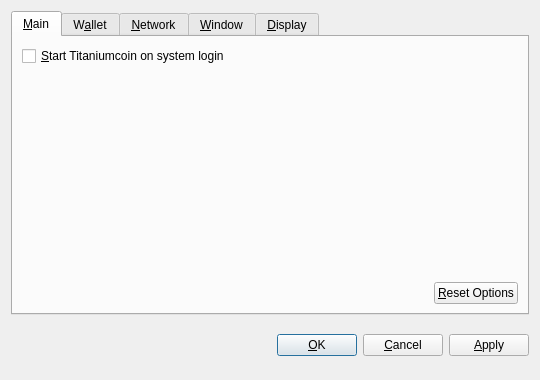
<?xml version="1.0" encoding="UTF-8"?>
<ui version="4.0">
 <class>OptionsDialog</class>
 <widget class="QDialog" name="OptionsDialog">
  <property name="geometry">
   <rect>
    <x>0</x>
    <y>0</y>
    <width>540</width>
    <height>380</height>
   </rect>
  </property>
  <property name="windowTitle">
   <string>Options</string>
  </property>
  <property name="modal">
   <bool>true</bool>
  </property>
  <layout class="QVBoxLayout" name="verticalLayout">
   <item>
    <widget class="QTabWidget" name="tabWidget">
     <property name="tabPosition">
      <enum>QTabWidget::North</enum>
     </property>
     <property name="currentIndex">
      <number>0</number>
     </property>
     <widget class="QWidget" name="tabMain">
      <attribute name="title">
       <string>&amp;Main</string>
      </attribute>
      <layout class="QVBoxLayout" name="verticalLayout_Main">
       <item>
        <widget class="QCheckBox" name="bitcoinAtStartup">
         <property name="toolTip">
          <string>Automatically start Titaniumcoin after logging in to the system.</string>
         </property>
         <property name="text">
          <string>&amp;Start Titaniumcoin on system login</string>
         </property>
        </widget>
       </item>
       <item>
        <spacer name="verticalSpacer_Main">
         <property name="orientation">
          <enum>Qt::Vertical</enum>
         </property>
         <property name="sizeHint" stdset="0">
          <size>
           <width>20</width>
           <height>40</height>
          </size>
         </property>
        </spacer>
       </item>
       <item>
        <layout class="QHBoxLayout" name="horizontalLayout_2_Main">
         <item>
          <spacer name="horizontalSpacer_2_Main">
           <property name="orientation">
            <enum>Qt::Horizontal</enum>
           </property>
           <property name="sizeHint" stdset="0">
            <size>
             <width>40</width>
             <height>20</height>
            </size>
           </property>
          </spacer>
         </item>
         <item>
          <widget class="QPushButton" name="resetButton">
           <property name="toolTip">
            <string>Reset all client options to default.</string>
           </property>
           <property name="text">
            <string>&amp;Reset Options</string>
           </property>
           <property name="autoDefault">
            <bool>false</bool>
           </property>
          </widget>
         </item>
        </layout>
       </item>
      </layout>
     </widget>
     <widget class="QWidget" name="tabWallet">
      <attribute name="title">
       <string>W&amp;allet</string>
      </attribute>
      <layout class="QVBoxLayout" name="verticalLayout_Network">
       <item>
        <widget class="QLabel" name="transactionFeeInfoLabel">
         <property name="text">
          <string>Optional transaction fee per kB that helps make sure your transactions are processed quickly. Most transactions are 1 kB.</string>
         </property>
         <property name="textFormat">
          <enum>Qt::PlainText</enum>
         </property>
         <property name="wordWrap">
          <bool>true</bool>
         </property>
        </widget>
       </item>
       <item>
        <layout class="QHBoxLayout" name="horizontalLayout_1_Main">
         <item>
          <widget class="QLabel" name="transactionFeeLabel">
           <property name="text">
            <string>Pay transaction &amp;fee</string>
           </property>
           <property name="textFormat">
            <enum>Qt::PlainText</enum>
           </property>
           <property name="buddy">
            <cstring>transactionFee</cstring>
           </property>
          </widget>
         </item>
         <item>
          <widget class="BitcoinAmountField" name="transactionFee"/>
         </item>
         <item>
          <spacer name="horizontalSpacer_1_Main">
           <property name="orientation">
            <enum>Qt::Horizontal</enum>
           </property>
           <property name="sizeHint" stdset="0">
            <size>
             <width>40</width>
             <height>20</height>
            </size>
           </property>
          </spacer>
         </item>
        </layout>
       </item>
       <item>
        <widget class="QLabel" name="label">
         <property name="text">
          <string>If you disable the spending of unconfirmed change, the change from a transaction cannot be used until that transaction has at least one confirmation. This also affects how your balance is computed.</string>
         </property>
         <property name="wordWrap">
          <bool>true</bool>
         </property>
        </widget>
       </item>
       <item>
        <widget class="QCheckBox" name="spendZeroConfChange">
         <property name="text">
          <string>Spend unconfirmed change  (experts only)</string>
         </property>
        </widget>
       </item>
       <item>
        <spacer name="verticalSpacer">
         <property name="orientation">
          <enum>Qt::Vertical</enum>
         </property>
         <property name="sizeHint" stdset="0">
          <size>
           <width>20</width>
           <height>40</height>
          </size>
         </property>
        </spacer>
       </item>
      </layout>
     </widget>
     <widget class="QWidget" name="tabNetwork">
      <attribute name="title">
       <string>&amp;Network</string>
      </attribute>
      <layout class="QVBoxLayout" name="verticalLayout_Network">
       <item>
        <widget class="QCheckBox" name="mapPortUpnp">
         <property name="toolTip">
          <string>Automatically open the Titaniumcoin client port on the router. This only works when your router supports UPnP and it is enabled.</string>
         </property>
         <property name="text">
          <string>Map port using &amp;UPnP</string>
         </property>
        </widget>
       </item>
       <item>
        <widget class="QCheckBox" name="connectSocks">
         <property name="toolTip">
          <string>Connect to the Titaniumcoin network through a SOCKS proxy (e.g. when connecting through Tor).</string>
         </property>
         <property name="text">
          <string>&amp;Connect through SOCKS proxy:</string>
         </property>
        </widget>
       </item>
       <item>
        <layout class="QHBoxLayout" name="horizontalLayout_Network">
         <item>
          <widget class="QLabel" name="proxyIpLabel">
           <property name="text">
            <string>Proxy &amp;IP:</string>
           </property>
           <property name="textFormat">
            <enum>Qt::PlainText</enum>
           </property>
           <property name="buddy">
            <cstring>proxyIp</cstring>
           </property>
          </widget>
         </item>
         <item>
          <widget class="QValidatedLineEdit" name="proxyIp">
           <property name="maximumSize">
            <size>
             <width>140</width>
             <height>16777215</height>
            </size>
           </property>
           <property name="toolTip">
            <string>IP address of the proxy (e.g. 127.0.0.1)</string>
           </property>
          </widget>
         </item>
         <item>
          <widget class="QLabel" name="proxyPortLabel">
           <property name="text">
            <string>&amp;Port:</string>
           </property>
           <property name="textFormat">
            <enum>Qt::PlainText</enum>
           </property>
           <property name="buddy">
            <cstring>proxyPort</cstring>
           </property>
          </widget>
         </item>
         <item>
          <widget class="QLineEdit" name="proxyPort">
           <property name="maximumSize">
            <size>
             <width>55</width>
             <height>16777215</height>
            </size>
           </property>
           <property name="toolTip">
            <string>Port of the proxy (e.g. 9050)</string>
           </property>
          </widget>
         </item>
         <item>
          <widget class="QLabel" name="socksVersionLabel">
           <property name="text">
            <string>SOCKS &amp;Version:</string>
           </property>
           <property name="textFormat">
            <enum>Qt::PlainText</enum>
           </property>
           <property name="buddy">
            <cstring>socksVersion</cstring>
           </property>
          </widget>
         </item>
         <item>
          <widget class="QValueComboBox" name="socksVersion">
           <property name="toolTip">
            <string>SOCKS version of the proxy (e.g. 5)</string>
           </property>
          </widget>
         </item>
         <item>
          <spacer name="horizontalSpacer_Network">
           <property name="orientation">
            <enum>Qt::Horizontal</enum>
           </property>
           <property name="sizeHint" stdset="0">
            <size>
             <width>40</width>
             <height>20</height>
            </size>
           </property>
          </spacer>
         </item>
        </layout>
       </item>
       <item>
        <spacer name="verticalSpacer_Network">
         <property name="orientation">
          <enum>Qt::Vertical</enum>
         </property>
         <property name="sizeHint" stdset="0">
          <size>
           <width>20</width>
           <height>40</height>
          </size>
         </property>
        </spacer>
       </item>
      </layout>
     </widget>
     <widget class="QWidget" name="tabWindow">
      <attribute name="title">
       <string>&amp;Window</string>
      </attribute>
      <layout class="QVBoxLayout" name="verticalLayout_Window">
       <item>
        <widget class="QCheckBox" name="minimizeToTray">
         <property name="toolTip">
          <string>Show only a tray icon after minimizing the window.</string>
         </property>
         <property name="text">
          <string>&amp;Minimize to the tray instead of the taskbar</string>
         </property>
        </widget>
       </item>
       <item>
        <widget class="QCheckBox" name="minimizeOnClose">
         <property name="toolTip">
          <string>Minimize instead of exit the application when the window is closed. When this option is enabled, the application will be closed only after selecting Quit in the menu.</string>
         </property>
         <property name="text">
          <string>M&amp;inimize on close</string>
         </property>
        </widget>
       </item>
       <item>
        <spacer name="verticalSpacer_Window">
         <property name="orientation">
          <enum>Qt::Vertical</enum>
         </property>
         <property name="sizeHint" stdset="0">
          <size>
           <width>20</width>
           <height>40</height>
          </size>
         </property>
        </spacer>
       </item>
      </layout>
     </widget>
     <widget class="QWidget" name="tabDisplay">
      <attribute name="title">
       <string>&amp;Display</string>
      </attribute>
      <layout class="QVBoxLayout" name="verticalLayout_Display">
       <item>
        <layout class="QHBoxLayout" name="horizontalLayout_1_Display">
         <item>
          <widget class="QLabel" name="langLabel">
           <property name="text">
            <string>User Interface &amp;language:</string>
           </property>
           <property name="textFormat">
            <enum>Qt::PlainText</enum>
           </property>
           <property name="buddy">
            <cstring>lang</cstring>
           </property>
          </widget>
         </item>
         <item>
          <widget class="QValueComboBox" name="lang">
           <property name="toolTip">
            <string>The user interface language can be set here. This setting will take effect after restarting Titaniumcoin.</string>
           </property>
          </widget>
         </item>
        </layout>
       </item>
       <item>
        <layout class="QHBoxLayout" name="horizontalLayout_2_Display">
         <item>
          <widget class="QLabel" name="unitLabel">
           <property name="text">
            <string>&amp;Unit to show amounts in:</string>
           </property>
           <property name="textFormat">
            <enum>Qt::PlainText</enum>
           </property>
           <property name="buddy">
            <cstring>unit</cstring>
           </property>
          </widget>
         </item>
         <item>
          <widget class="QValueComboBox" name="unit">
           <property name="toolTip">
            <string>Choose the default subdivision unit to show in the interface and when sending coins.</string>
           </property>
          </widget>
         </item>
        </layout>
       </item>
       <item>
        <widget class="QCheckBox" name="displayAddresses">
         <property name="toolTip">
          <string>Whether to show Titaniumcoin addresses in the transaction list or not.</string>
         </property>
         <property name="text">
          <string>&amp;Display addresses in transaction list</string>
         </property>
        </widget>
       </item>
       <item>
        <widget class="QCheckBox" name="coinControlFeatures">
         <property name="toolTip">
          <string>Whether to show coin control features or not.</string>
         </property>
         <property name="text">
          <string>Display coin &amp;control features (experts only!)</string>
         </property>
        </widget>
       </item>
       <item>
        <spacer name="verticalSpacer_Display">
         <property name="orientation">
          <enum>Qt::Vertical</enum>
         </property>
         <property name="sizeHint" stdset="0">
          <size>
           <width>20</width>
           <height>40</height>
          </size>
         </property>
        </spacer>
       </item>
      </layout>
     </widget>
    </widget>
   </item>
   <item>
    <layout class="QHBoxLayout" name="horizontalLayout_Buttons">
     <item>
      <spacer name="horizontalSpacer_1">
       <property name="orientation">
        <enum>Qt::Horizontal</enum>
       </property>
       <property name="sizeHint" stdset="0">
        <size>
         <width>40</width>
         <height>48</height>
        </size>
       </property>
      </spacer>
     </item>
     <item>
      <widget class="QLabel" name="statusLabel">
       <property name="font">
        <font>
         <weight>75</weight>
         <bold>true</bold>
        </font>
       </property>
       <property name="text">
        <string/>
       </property>
       <property name="textFormat">
        <enum>Qt::PlainText</enum>
       </property>
       <property name="wordWrap">
        <bool>true</bool>
       </property>
      </widget>
     </item>
     <item>
      <spacer name="horizontalSpacer_2">
       <property name="orientation">
        <enum>Qt::Horizontal</enum>
       </property>
       <property name="sizeHint" stdset="0">
        <size>
         <width>40</width>
         <height>48</height>
        </size>
       </property>
      </spacer>
     </item>
     <item>
      <widget class="QPushButton" name="okButton">
       <property name="text">
        <string>&amp;OK</string>
       </property>
      </widget>
     </item>
     <item>
      <widget class="QPushButton" name="cancelButton">
       <property name="text">
        <string>&amp;Cancel</string>
       </property>
       <property name="autoDefault">
        <bool>false</bool>
       </property>
      </widget>
     </item>
     <item>
      <widget class="QPushButton" name="applyButton">
       <property name="text">
        <string>&amp;Apply</string>
       </property>
       <property name="autoDefault">
        <bool>false</bool>
       </property>
      </widget>
     </item>
    </layout>
   </item>
  </layout>
 </widget>
 <customwidgets>
  <customwidget>
   <class>BitcoinAmountField</class>
   <extends>QSpinBox</extends>
   <header>bitcoinamountfield.h</header>
  </customwidget>
  <customwidget>
   <class>QValueComboBox</class>
   <extends>QComboBox</extends>
   <header>qvaluecombobox.h</header>
  </customwidget>
  <customwidget>
   <class>QValidatedLineEdit</class>
   <extends>QLineEdit</extends>
   <header>qvalidatedlineedit.h</header>
  </customwidget>
 </customwidgets>
 <resources/>
 <connections/>
</ui>
